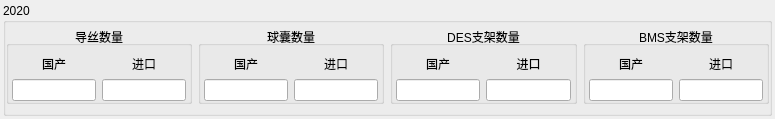
<?xml version="1.0" encoding="UTF-8"?>
<ui version="4.0">
 <class>CWgtToolUse</class>
 <widget class="QWidget" name="CWgtToolUse">
  <property name="geometry">
   <rect>
    <x>0</x>
    <y>0</y>
    <width>775</width>
    <height>95</height>
   </rect>
  </property>
  <property name="windowTitle">
   <string>Form</string>
  </property>
  <layout class="QVBoxLayout" name="verticalLayout">
   <property name="leftMargin">
    <number>3</number>
   </property>
   <property name="topMargin">
    <number>3</number>
   </property>
   <property name="rightMargin">
    <number>3</number>
   </property>
   <property name="bottomMargin">
    <number>3</number>
   </property>
   <item>
    <widget class="QGroupBox" name="m_grpToolUse">
     <property name="title">
      <string>2020</string>
     </property>
     <layout class="QHBoxLayout" name="horizontalLayout">
      <property name="leftMargin">
       <number>0</number>
      </property>
      <property name="topMargin">
       <number>3</number>
      </property>
      <property name="rightMargin">
       <number>0</number>
      </property>
      <item>
       <widget class="QGroupBox" name="groupBox_2">
        <property name="title">
         <string>导丝数量</string>
        </property>
        <property name="alignment">
         <set>Qt::AlignCenter</set>
        </property>
        <layout class="QVBoxLayout" name="verticalLayout_2">
         <property name="leftMargin">
          <number>3</number>
         </property>
         <property name="rightMargin">
          <number>3</number>
         </property>
         <property name="bottomMargin">
          <number>0</number>
         </property>
         <item>
          <layout class="QGridLayout" name="gridLayout">
           <item row="0" column="0">
            <widget class="QLabel" name="label">
             <property name="text">
              <string>国产</string>
             </property>
             <property name="alignment">
              <set>Qt::AlignCenter</set>
             </property>
            </widget>
           </item>
           <item row="0" column="1">
            <widget class="QLabel" name="label_4">
             <property name="text">
              <string>进口</string>
             </property>
             <property name="alignment">
              <set>Qt::AlignCenter</set>
             </property>
            </widget>
           </item>
           <item row="1" column="0">
            <widget class="QLineEdit" name="m_lineDSGC">
             <property name="readOnly">
              <bool>true</bool>
             </property>
            </widget>
           </item>
           <item row="1" column="1">
            <widget class="QLineEdit" name="m_lineDSJK">
             <property name="readOnly">
              <bool>true</bool>
             </property>
            </widget>
           </item>
          </layout>
         </item>
        </layout>
       </widget>
      </item>
      <item>
       <widget class="QGroupBox" name="groupBox_7">
        <property name="title">
         <string>球囊数量</string>
        </property>
        <property name="alignment">
         <set>Qt::AlignCenter</set>
        </property>
        <layout class="QVBoxLayout" name="verticalLayout_5">
         <property name="leftMargin">
          <number>3</number>
         </property>
         <property name="rightMargin">
          <number>3</number>
         </property>
         <property name="bottomMargin">
          <number>0</number>
         </property>
         <item>
          <layout class="QGridLayout" name="gridLayout_2">
           <item row="0" column="1">
            <widget class="QLabel" name="label_5">
             <property name="text">
              <string>进口</string>
             </property>
             <property name="alignment">
              <set>Qt::AlignCenter</set>
             </property>
            </widget>
           </item>
           <item row="0" column="0">
            <widget class="QLabel" name="label_2">
             <property name="text">
              <string>国产</string>
             </property>
             <property name="alignment">
              <set>Qt::AlignCenter</set>
             </property>
            </widget>
           </item>
           <item row="1" column="0">
            <widget class="QLineEdit" name="m_lineQNGC">
             <property name="readOnly">
              <bool>true</bool>
             </property>
            </widget>
           </item>
           <item row="1" column="1">
            <widget class="QLineEdit" name="m_lineQNJK">
             <property name="readOnly">
              <bool>true</bool>
             </property>
            </widget>
           </item>
          </layout>
         </item>
        </layout>
       </widget>
      </item>
      <item>
       <widget class="QGroupBox" name="groupBox_4">
        <property name="title">
         <string>DES支架数量</string>
        </property>
        <property name="alignment">
         <set>Qt::AlignCenter</set>
        </property>
        <layout class="QVBoxLayout" name="verticalLayout_4">
         <property name="leftMargin">
          <number>3</number>
         </property>
         <property name="rightMargin">
          <number>3</number>
         </property>
         <property name="bottomMargin">
          <number>0</number>
         </property>
         <item>
          <layout class="QGridLayout" name="gridLayout_3">
           <item row="0" column="0">
            <widget class="QLabel" name="label_3">
             <property name="text">
              <string>国产</string>
             </property>
             <property name="alignment">
              <set>Qt::AlignCenter</set>
             </property>
            </widget>
           </item>
           <item row="0" column="1">
            <widget class="QLabel" name="label_6">
             <property name="text">
              <string>进口</string>
             </property>
             <property name="alignment">
              <set>Qt::AlignCenter</set>
             </property>
            </widget>
           </item>
           <item row="1" column="0">
            <widget class="QLineEdit" name="m_lineDESGC">
             <property name="readOnly">
              <bool>true</bool>
             </property>
            </widget>
           </item>
           <item row="1" column="1">
            <widget class="QLineEdit" name="m_lineDESJK">
             <property name="readOnly">
              <bool>true</bool>
             </property>
            </widget>
           </item>
          </layout>
         </item>
        </layout>
       </widget>
      </item>
      <item>
       <widget class="QGroupBox" name="groupBox_5">
        <property name="title">
         <string>BMS支架数量</string>
        </property>
        <property name="alignment">
         <set>Qt::AlignCenter</set>
        </property>
        <layout class="QVBoxLayout" name="verticalLayout_3">
         <property name="leftMargin">
          <number>3</number>
         </property>
         <property name="rightMargin">
          <number>3</number>
         </property>
         <property name="bottomMargin">
          <number>0</number>
         </property>
         <item>
          <layout class="QGridLayout" name="gridLayout_4">
           <item row="0" column="0">
            <widget class="QLabel" name="label_7">
             <property name="text">
              <string>国产</string>
             </property>
             <property name="alignment">
              <set>Qt::AlignCenter</set>
             </property>
            </widget>
           </item>
           <item row="0" column="1">
            <widget class="QLabel" name="label_8">
             <property name="text">
              <string>进口</string>
             </property>
             <property name="alignment">
              <set>Qt::AlignCenter</set>
             </property>
            </widget>
           </item>
           <item row="1" column="0">
            <widget class="QLineEdit" name="m_lineBMSGC">
             <property name="readOnly">
              <bool>true</bool>
             </property>
            </widget>
           </item>
           <item row="1" column="1">
            <widget class="QLineEdit" name="m_lineBMSJK">
             <property name="readOnly">
              <bool>true</bool>
             </property>
            </widget>
           </item>
          </layout>
         </item>
        </layout>
       </widget>
      </item>
     </layout>
    </widget>
   </item>
  </layout>
 </widget>
 <resources/>
 <connections/>
</ui>
